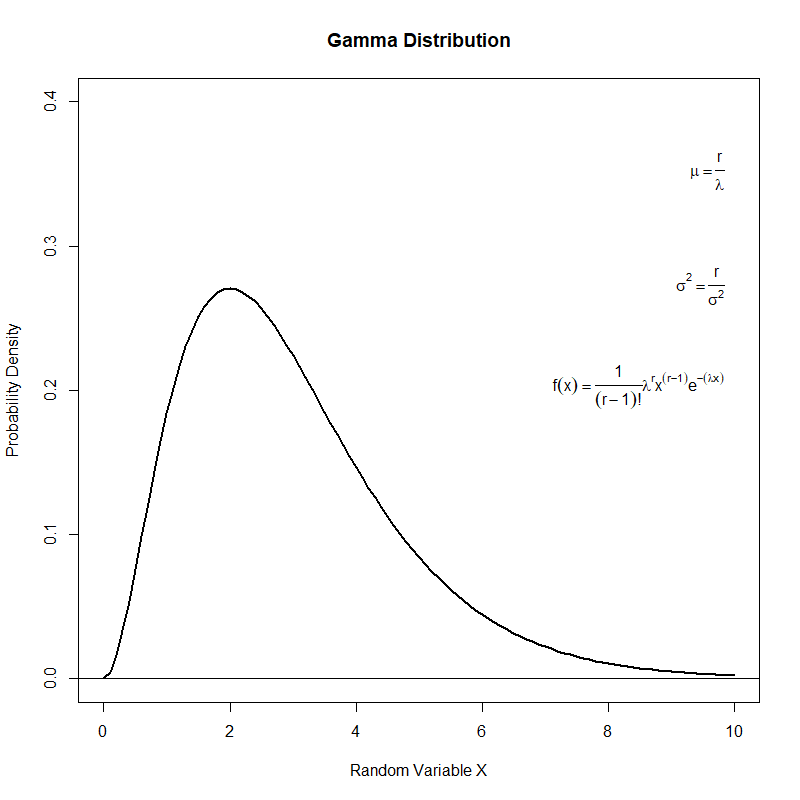

R code for this plot:
### GAMMA DISTRIBUTION ###

# R documentation
help("dgamma")

# Set the shape value
shape <- as.numeric(readline(prompt = "Type the shape value: "))
while(shape <= 0){
  shape <- as.numeric(readline(prompt = "Error! The shape value must be greater than 0: "))
}

# Set the rate value
rate <- as.numeric(readline(prompt = "Type the rate value: "))
while(rate <= 0){
  rate <- as.numeric(readline(prompt = "Error! The rate value must be greater than 0: "))
}

# Build probability plot
curve(dgamma(x, shape = shape, rate = rate),
      from = 0,
      to = 10,
      type = "l",
      lwd = 2,
      xlab = "Random Variable X",
      ylab = "Probability Density",
      main = "Gamma Distribution",
      ylim = c(0, 0.4))
abline(h = 0)

# EXAMPLE

curve(dgamma(x, shape = 3, rate = 1),
      from = 0,
      to = 10,
      type = "l",
      lwd = 2,
      xlab = "Random Variable X",
      ylab = "Probability Density",
      main = "Gamma Distribution",
      ylim = c(0, 0.4))
abline(h = 0)
text(x = 10, y = 0.35, expression(mu == frac(r, lambda)), cex = 1, pos = 2)
text(x = 10, y = 0.27, expression(sigma^2 == frac(r, sigma^2)), cex = 1, pos = 2)
text(x = 10, y = 0.20, expression(f(x) == frac(1, paste((r-1),"!"))*lambda^r*x^(r-1)*e^-(lambda*x)), cex = 1, pos = 2)
